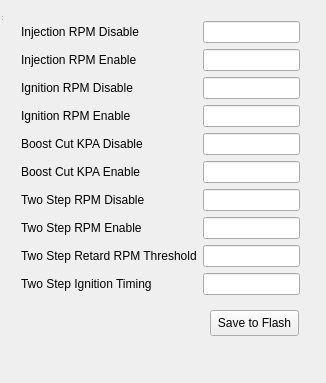
<?xml version="1.0" encoding="UTF-8"?>
<ui version="4.0">
 <class>CutAndLimiterSettingsView</class>
 <widget class="QWidget" name="CutAndLimiterSettingsView">
  <property name="geometry">
   <rect>
    <x>0</x>
    <y>0</y>
    <width>326</width>
    <height>383</height>
   </rect>
  </property>
  <property name="windowTitle">
   <string>Cut and Limiter Settings</string>
  </property>
  <widget class="QWidget" name="centralWidget">
   <widget class="QWidget" name="formLayoutWidget">
    <property name="geometry">
     <rect>
      <x>10</x>
      <y>10</y>
      <width>301</width>
      <height>301</height>
     </rect>
    </property>
    <layout class="QFormLayout" name="formLayout">
     <item row="0" column="0">
      <widget class="QLabel" name="injectionRPMDisableLabel">
       <property name="text">
        <string>Injection RPM Disable</string>
       </property>
      </widget>
     </item>
     <item row="0" column="1">
      <widget class="QLineEdit" name="injectionRPMDisableLineEdit"/>
     </item>
     <item row="1" column="0">
      <widget class="QLabel" name="injectionRPMEnableLabel">
       <property name="text">
        <string>Injection RPM Enable</string>
       </property>
      </widget>
     </item>
     <item row="1" column="1">
      <widget class="QLineEdit" name="injectionRPMEnableLineEdit"/>
     </item>
     <item row="2" column="0">
      <widget class="QLabel" name="ignitionRPMDisableLabel">
       <property name="text">
        <string>Ignition RPM Disable</string>
       </property>
      </widget>
     </item>
     <item row="2" column="1">
      <widget class="QLineEdit" name="ignitionRPMDisableLineEdit"/>
     </item>
     <item row="3" column="0">
      <widget class="QLabel" name="ignitionRPMEnableLabel">
       <property name="text">
        <string>Ignition RPM Enable</string>
       </property>
      </widget>
     </item>
     <item row="3" column="1">
      <widget class="QLineEdit" name="ignitionRPMEnableLineEdit"/>
     </item>
     <item row="4" column="0">
      <widget class="QLabel" name="boostCutDisableLabel">
       <property name="text">
        <string>Boost Cut KPA Disable</string>
       </property>
      </widget>
     </item>
     <item row="4" column="1">
      <widget class="QLineEdit" name="boostCutDisableLineEdit"/>
     </item>
     <item row="5" column="0">
      <widget class="QLabel" name="boostCutEnableLabel">
       <property name="text">
        <string>Boost Cut KPA Enable</string>
       </property>
      </widget>
     </item>
     <item row="5" column="1">
      <widget class="QLineEdit" name="boostCutEnableLineEdit"/>
     </item>
     <item row="6" column="0">
      <widget class="QLabel" name="twoStepRPMDisableLabel">
       <property name="text">
        <string>Two Step RPM Disable</string>
       </property>
      </widget>
     </item>
     <item row="6" column="1">
      <widget class="QLineEdit" name="twoStepRPMDisableLineEdit"/>
     </item>
     <item row="7" column="0">
      <widget class="QLabel" name="twoStepRPMEnableLabel">
       <property name="text">
        <string>Two Step RPM Enable</string>
       </property>
      </widget>
     </item>
     <item row="7" column="1">
      <widget class="QLineEdit" name="twoStepRPMEnableLineEdit"/>
     </item>
     <item row="8" column="0">
      <widget class="QLabel" name="twoStepRetardRPMThresholdLabel">
       <property name="text">
        <string>Two Step Retard RPM Threshold</string>
       </property>
      </widget>
     </item>
     <item row="8" column="1">
      <widget class="QLineEdit" name="twoStepRetardRPMThresholdLineEdit"/>
     </item>
     <item row="9" column="0">
      <widget class="QLabel" name="twoStepIgnitionTimingLabel">
       <property name="text">
        <string>Two Step Ignition Timing</string>
       </property>
      </widget>
     </item>
     <item row="9" column="1">
      <widget class="QLineEdit" name="twoStepIgnitionTimingLineEdit"/>
     </item>
    </layout>
   </widget>
   <widget class="QPushButton" name="saveToFlashButton">
    <property name="geometry">
     <rect>
      <x>210</x>
      <y>310</y>
      <width>89</width>
      <height>26</height>
     </rect>
    </property>
    <property name="text">
     <string>Save to Flash</string>
    </property>
   </widget>
  </widget>
  <widget class="QToolBar" name="mainToolBar">
   <attribute name="toolBarArea">
    <enum>TopToolBarArea</enum>
   </attribute>
   <attribute name="toolBarBreak">
    <bool>false</bool>
   </attribute>
  </widget>
  <widget class="QStatusBar" name="statusBar"/>
 </widget>
 <layoutdefault spacing="6" margin="11"/>
 <resources/>
 <connections/>
</ui>
